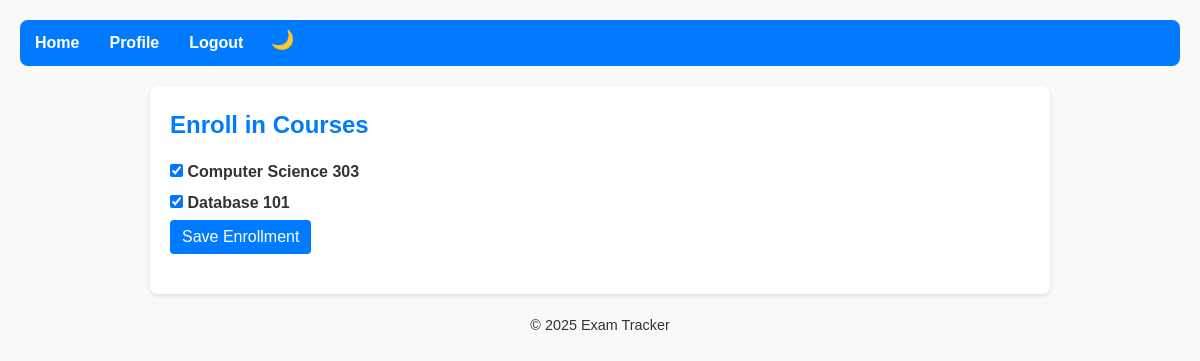
/enroll.php (signed in), run on the app's committed database.
### tables this page shows
CREATE TABLE `courses` (
  `course_id` int NOT NULL AUTO_INCREMENT,
  `course_name` varchar(100) NOT NULL,
  `code` varchar(20) NOT NULL,
  PRIMARY KEY (`course_id`),
  UNIQUE KEY `code` (`code`)
);

### enroll.php (the view, shortened to what this page needs)
<?php
include 'db.php';
$student_id = $_SESSION['user_id'];
$courses = $pdo->query(
    'SELECT course_id, course_name FROM courses ORDER BY course_name'
)->fetchAll();
$enStmt = $pdo->prepare(
    'SELECT course_id FROM enrollments WHERE student_id = ?'
);
$enStmt->execute([$student_id]);
$enrolled = array_column($enStmt->fetchAll(), 'course_id');
include 'includes/header.php';
?>
<div class="container">
  <h2>Enroll in Courses</h2>
  <form method="post">
    <?php foreach ($courses as $course): ?>
      <div>
        <label>
          <input type="checkbox"
                 name="courses[]"
                 value="<?= $course['course_id'] ?>"
                 <?= in_array($course['course_id'], $enrolled) ? 'checked' : '' ?>>
          <?= htmlspecialchars($course['course_name']) ?>
        </label>
      </div>
    <?php endforeach; ?>
    <button type="submit" class="btn">Save Enrollment</button>
  </form>
</div>
<?php include 'includes/footer.php'; ?>

### assets/css/style.css (style rules this page uses)
:root { --bg-color: #f9f9f9; --card-bg: #fff; --text-color: #333; --accent-color: #007BFF; --nav-bg: #007BFF; --nav-text: #fff; --table-header: #f1f1f1; --table-row-alt: #fafafa; }
* { margin: 0; padding: 0; box-sizing: border-box; }
body { font-family: Arial, sans-serif; line-height: 1.6; background-color: var(--bg-color); color: var(--text-color); padding: 20px; }
.container { max-width: 900px; margin: 0 auto; background: var(--card-bg); padding: 20px; border-radius: 8px; box-shadow: 0 2px 4px rgba(0,0,0,0.1); }
h1, h2 { margin-bottom: 15px; color: var(--accent-color); }
button, .btn { display: inline-block; padding: 8px 12px; border: none; border-radius: 4px; background: var(--accent-color); color: var(--nav-text); cursor: pointer; font-size: 1rem; text-align: center; }
form { margin-bottom: 20px; }
label { display: block; margin-bottom: 5px; font-weight: bold; }

### data on the page
courses: course_id "☑", course_name "Computer Science 303"
courses: course_id "☑", course_name "Database 101"
